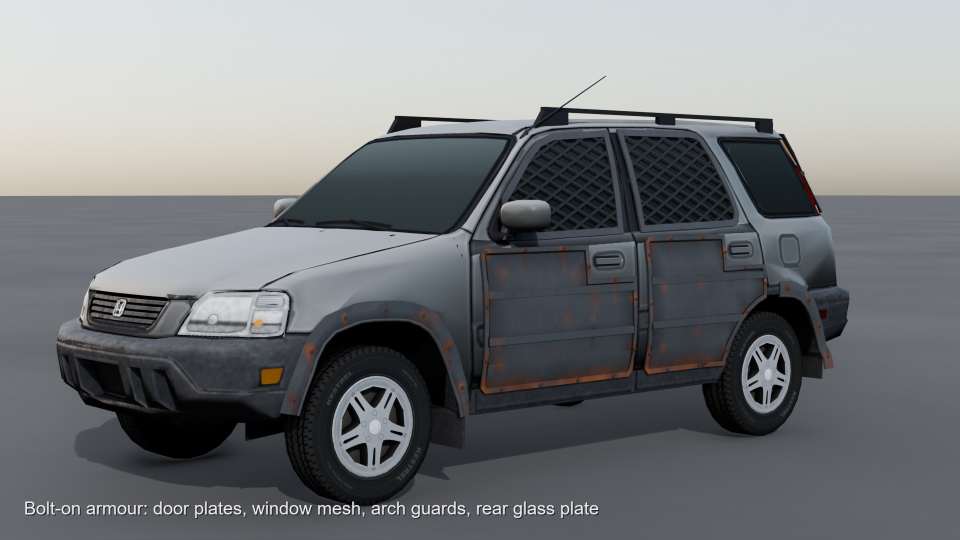
#> input picture listing/gallery_jpg/armour.jpg, 1920 x 1080 px (shown at 1/2 size)
$ python -i painting.py   (imports and definitions only)
#> lines starting #> are read from the running program, lines starting #| are printed output that depends on the picture
#> further down, picture is the input picture: PIL image 1920x1080 RGB; mean R, G, B 118.7, 121.3, 123.6
"""Pillow helpers for the engine bay v2 decals (system Python; no bpy).

A group's paint module (bay/paint_<group>.py) defines IMAGES = {"bay_<group>_<what>.png": fn}, each fn()
returning a PIL RGB image; scripts/paint_bay_decals.py writes them into blender/bake, where the
group's DECALS entries (kit.register_decals) find them. Paint at ~40 px per cm of the real surface or
more: the bake samples these at its own density, so the image only has to be sharper than that.

Paint the GROUND in the palette colour of the part (srgb("CoverBlack")...), so the decal's faces match
the flat faces around them. Details are drawn, not photographed: cast lettering, labels, bolt heads,
ribs, seams. Keep contrast moderate: the bake multiplies AO on top and the game lights the bay bright.
"""
import os
import random

from PIL import Image, ImageDraw, ImageFilter, ImageFont

from bay.palette import srgb  # noqa: F401  (re-exported for the paint modules)


# [20 lines left out: functions font, ground, not called in this run]


def shade(rgb, k):
    """rgb scaled by k (k < 1 darker), clamped."""
    return tuple(max(0, min(255, int(round(c * k)))) for c in rgb)


# [52 lines left out: functions cast_text, centred, bolt, ribs, label, not called in this run]


def grime(im, strength=0.12, seed=7, scale=24):
    """Soft low-frequency darkening (dust settled in corners and low areas), multiplied in."""
#> called with strength = 0.12, seed = 7, scale = 24
    w, h = im.size
#> w = 1920; h = 1080
    rnd = random.Random(seed)
    small = Image.new("L", (max(2, w // scale), max(2, h // scale)))
#> small: PIL image 80x45 L; every value is 0
    px = small.load()
    for y in range(small.size[1]):
        for x in range(small.size[0]):
            px[x, y] = int(255 * (1.0 - strength * rnd.random()))
    mask = small.resize((w, h), Image.BICUBIC).filter(ImageFilter.GaussianBlur(scale / 2))
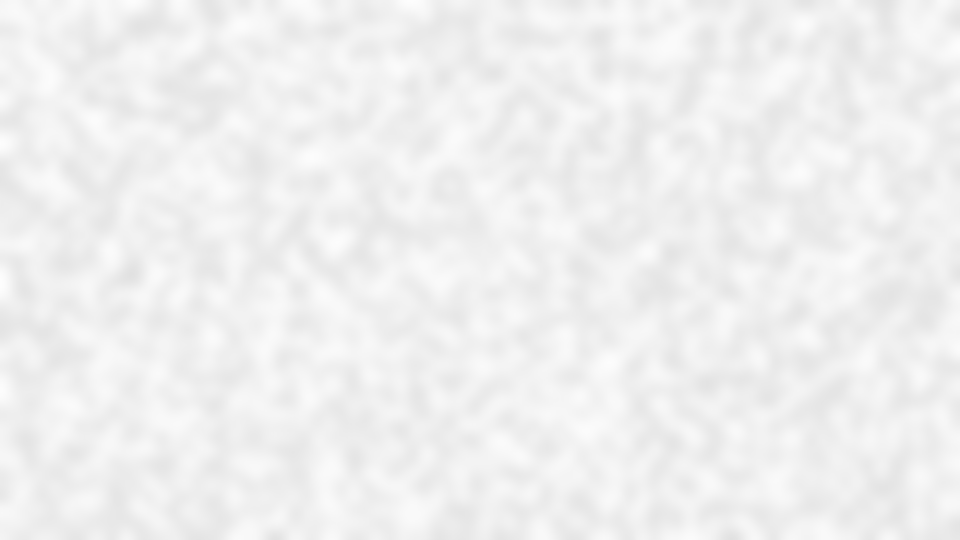
#> mask: PIL image 1920x1080 L (shown at 1/2 size); min 225, max 253, mean 239.4
    from PIL import ImageChops
    return ImageChops.multiply(im.convert("RGB"), Image.merge("RGB", (mask, mask, mask)))

>>> from PIL import Image
>>> picture = Image.open('../../listing/gallery_jpg/armour.jpg')
>>> result = grime(picture)
